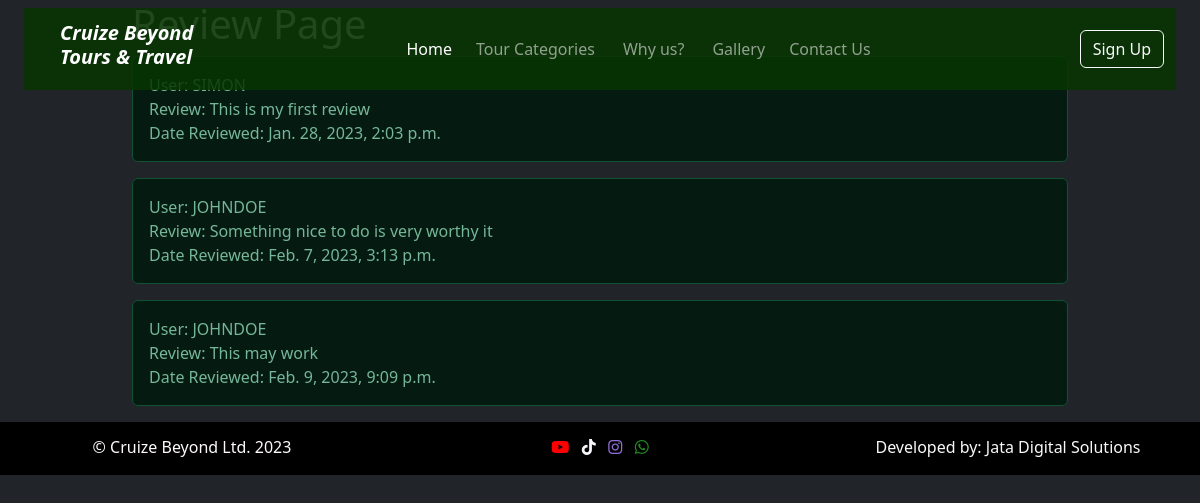
Before: /review/ with the older database file.
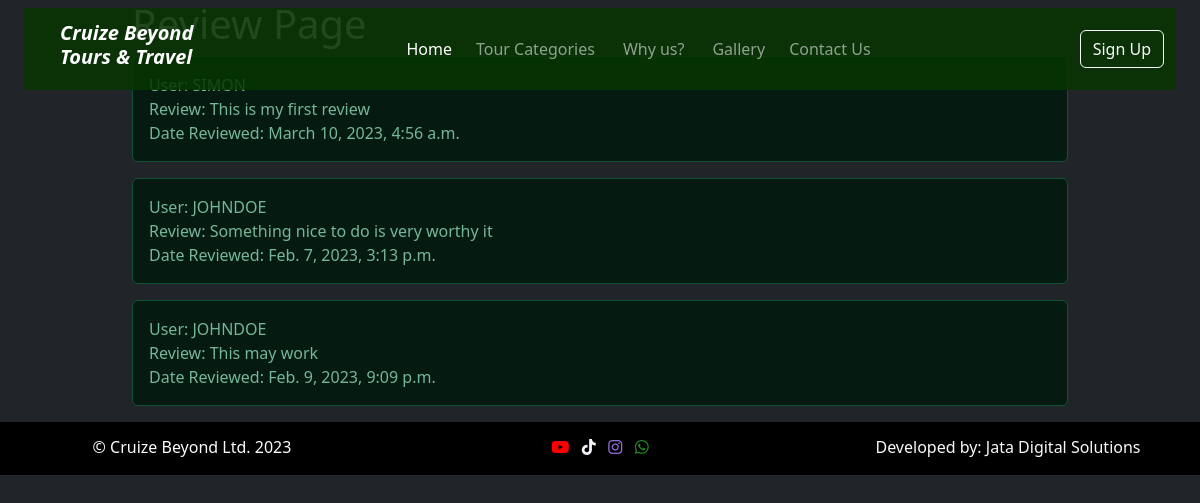
After: the same page with the newer database file.
### base/models.py (models this page shows, shortened)
class Review(models.Model):
    user = models.ForeignKey(User, on_delete=models.CASCADE, related_name="review")
    comment = models.TextField()
    uploaded_date = models.DateTimeField(auto_now=True)

class User(AbstractUser):
    email = models.EmailField(unique=True)
    USERNAME_FIELD = 'email'
    REQUIRED_FIELDS = ['username']
    def __str__(self):
        return self.username

### base/views.py (the view)
# urls.py: path("review/", views.Review_tour, name="review"),
def Review_tour(request):
    tour_review = Review.objects.all
    if request.method == 'POST':
        user = request.user
        comment = request.POST['comment']
        tour_review = Review.objects.create(user=user, comment=comment)
        tour_review.save()
        messages.success(request, ("Review sent successfully"))
        return redirect("/")
    else:
        context = {
            "review" : tour_review
        }
        return render(request, "review.html", context)

### templates/review.html
{% extends 'header.html' %}
{% block content %}
<div class="container">
    <h1>Review Page</h1>
    {% for review in review%}
    <div class="alert alert-success" role="alert">
        User: {{review.user|upper}}<br>
        Review: {{review.comment}}<br>
        Date Reviewed: {{review.uploaded_date}}<br>
    </div>
    {% endfor %}
</div>
{% endblock content %}

Changed rows visible on the page:
changed Review "This is my first review": uploaded_date "Jan. 28, 2023, 2:03 p.m." → "March 10, 2023, 4:56 a.m."
